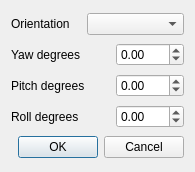
<?xml version="1.0" encoding="UTF-8"?>
<ui version="4.0">
 <class>TurnDialog</class>
 <widget class="QDialog" name="TurnDialog">
  <property name="windowModality">
   <enum>Qt::ApplicationModal</enum>
  </property>
  <property name="geometry">
   <rect>
    <x>0</x>
    <y>0</y>
    <width>195</width>
    <height>172</height>
   </rect>
  </property>
  <property name="windowTitle">
   <string> Panini  Turn Image</string>
  </property>
  <layout class="QGridLayout" name="gridLayout">
   <item row="0" column="0">
    <widget class="QLabel" name="label_3">
     <property name="text">
      <string>Orientation</string>
     </property>
    </widget>
   </item>
   <item row="0" column="1" colspan="2">
    <widget class="QComboBox" name="TurnList"/>
   </item>
   <item row="1" column="0">
    <widget class="QLabel" name="label_4">
     <property name="text">
      <string>Yaw degrees</string>
     </property>
    </widget>
   </item>
   <item row="1" column="2">
    <widget class="QDoubleSpinBox" name="YawBox">
     <property name="minimum">
      <double>-180.000000000000000</double>
     </property>
     <property name="maximum">
      <double>180.000000000000000</double>
     </property>
    </widget>
   </item>
   <item row="2" column="0" colspan="2">
    <widget class="QLabel" name="label_2">
     <property name="text">
      <string>Pitch degrees</string>
     </property>
    </widget>
   </item>
   <item row="2" column="2">
    <widget class="QDoubleSpinBox" name="PitchBox">
     <property name="accelerated">
      <bool>true</bool>
     </property>
     <property name="minimum">
      <double>-90.000000000000000</double>
     </property>
     <property name="maximum">
      <double>90.000000000000000</double>
     </property>
     <property name="singleStep">
      <double>0.200000000000000</double>
     </property>
    </widget>
   </item>
   <item row="3" column="0" colspan="2">
    <widget class="QLabel" name="label">
     <property name="text">
      <string>Roll degrees</string>
     </property>
    </widget>
   </item>
   <item row="3" column="2">
    <widget class="QDoubleSpinBox" name="RollBox">
     <property name="accelerated">
      <bool>true</bool>
     </property>
     <property name="minimum">
      <double>-45.000000000000000</double>
     </property>
     <property name="maximum">
      <double>45.000000000000000</double>
     </property>
     <property name="singleStep">
      <double>0.100000000000000</double>
     </property>
    </widget>
   </item>
   <item row="4" column="0" colspan="3">
    <widget class="QDialogButtonBox" name="buttonBox">
     <property name="orientation">
      <enum>Qt::Horizontal</enum>
     </property>
     <property name="standardButtons">
      <set>QDialogButtonBox::Cancel|QDialogButtonBox::Ok</set>
     </property>
    </widget>
   </item>
  </layout>
 </widget>
 <resources/>
 <connections>
  <connection>
   <sender>buttonBox</sender>
   <signal>accepted()</signal>
   <receiver>TurnDialog</receiver>
   <slot>accept()</slot>
   <hints>
    <hint type="sourcelabel">
     <x>248</x>
     <y>254</y>
    </hint>
    <hint type="destinationlabel">
     <x>157</x>
     <y>274</y>
    </hint>
   </hints>
  </connection>
  <connection>
   <sender>buttonBox</sender>
   <signal>rejected()</signal>
   <receiver>TurnDialog</receiver>
   <slot>reject()</slot>
   <hints>
    <hint type="sourcelabel">
     <x>316</x>
     <y>260</y>
    </hint>
    <hint type="destinationlabel">
     <x>286</x>
     <y>274</y>
    </hint>
   </hints>
  </connection>
 </connections>
</ui>
